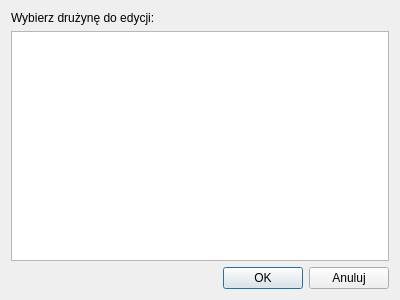
<?xml version="1.0" encoding="UTF-8"?>
<ui version="4.0">
 <class>SelectTeamDialog</class>
 <widget class="QDialog" name="SelectTeamDialog">
  <property name="geometry">
   <rect>
    <x>0</x>
    <y>0</y>
    <width>400</width>
    <height>300</height>
   </rect>
  </property>
  <property name="windowTitle">
   <string>Wybierz drużynę do edycji</string>
  </property>
  <layout class="QVBoxLayout" name="verticalLayout">
   <item>
    <widget class="QLabel" name="label">
     <property name="text">
      <string>Wybierz drużynę do edycji:</string>
     </property>
    </widget>
   </item>
   <item>
    <widget class="QListView" name="WidokDruzyn">
     <property name="selectionBehavior">
      <enum>QAbstractItemView::SelectRows</enum>
     </property>
    </widget>
   </item>
   <item>
    <layout class="QHBoxLayout" name="horizontalLayout">
     <item>
      <spacer name="horizontalSpacer">
       <property name="orientation">
        <enum>Qt::Horizontal</enum>
       </property>
       <property name="sizeHint" stdset="0">
        <size>
         <width>40</width>
         <height>20</height>
        </size>
       </property>
      </spacer>
     </item>
     <item>
      <widget class="QPushButton" name="OK">
       <property name="text">
        <string>OK</string>
       </property>
      </widget>
     </item>
     <item>
      <widget class="QPushButton" name="Anuluj">
       <property name="text">
        <string>Anuluj</string>
       </property>
      </widget>
     </item>
    </layout>
   </item>
  </layout>
 </widget>
 <resources/>
 <connections/>
</ui>
